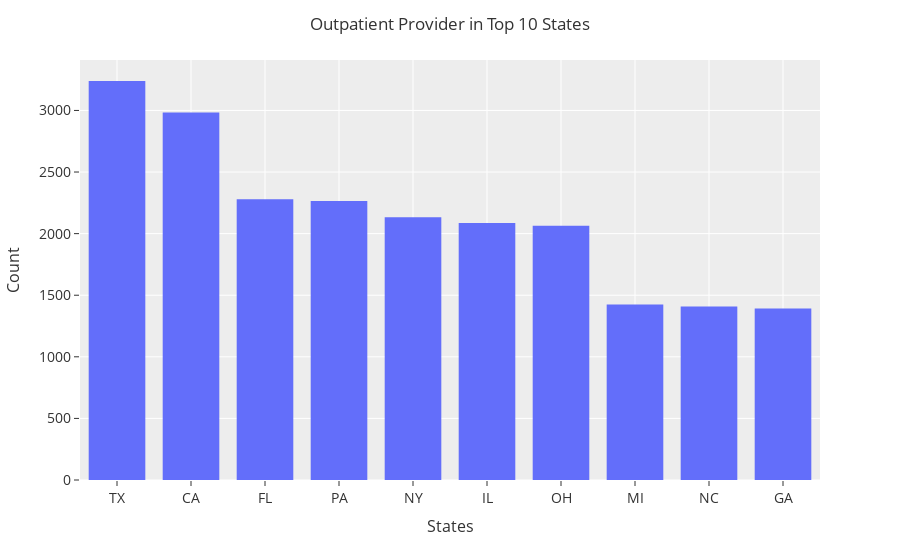

Notebook code cell kept with this figure:
### Code cell
# Outpatient by State
state_count  = outpatient_df['Provider State'].value_counts()
state_count = state_count[:10,]
fig = px.histogram(x = state_count.index, y = state_count.values)
fig.update_layout(
    title='Outpatient Provider in Top 10 States',
    template='ggplot2',
    xaxis=dict(
        title='States',
        titlefont_size=16,
        tickfont_size=14,
    ),
    yaxis=dict(
        title='Count',
        titlefont_size=16,
        tickfont_size=14,
    ),
    legend=dict(
        x=0,
        y=1.0,
        bgcolor='rgba(255, 255, 255, 0)',
        bordercolor='rgba(255, 255, 255, 0)'
    ),
    barmode='group',
    bargap=0.15,
    bargroupgap=0.1 
)
fig.layout.xaxis.type = 'category'
fig.show()
fig.write_image("outpatient_analysis_graphs\outpatient_provider_top_10_states.png", engine='orca')

### Figure 1 — Plotly figure (JSON) as saved in the notebook; plotly's stock layout.template omitted (floating-point values rounded to 4 significant figures)
{"data": [{"alignmentgroup": "True", "bingroup": "x", "histfunc": "sum", "hovertemplate": "x=%{x}<br>sum of y=%{y}<extra></extra>", "legendgroup": "", "marker": {"color": "#636efa", "pattern": {"shape": ""}}, "name": "", "offsetgroup": "", "orientation": "v", "showlegend": false, "type": "histogram", "x": ["TX", "CA", "FL", "PA", "NY", "IL", "OH", "MI", "NC", "GA"], "xaxis": "x", "y": [3239, 2983, 2279, 2264, 2133, 2087, 2064, 1424, 1409, 1393], "yaxis": "y"}], "layout": {"bargap": 0.15, "bargroupgap": 0.1, "barmode": "group", "legend": {"bgcolor": "rgba(255, 255, 255, 0)", "bordercolor": "rgba(255, 255, 255, 0)", "tracegroupgap": 0, "x": 0, "y": 1}, "margin": {"t": 60}, "title": {"text": "Outpatient Provider in Top 10 States"}, "xaxis": {"anchor": "y", "domain": [0, 1], "tickfont": {"size": 14}, "title": {"font": {"size": 16}, "text": "States"}, "type": "category"}, "yaxis": {"anchor": "x", "domain": [0, 1], "tickfont": {"size": 14}, "title": {"font": {"size": 16}, "text": "Count"}}}}
